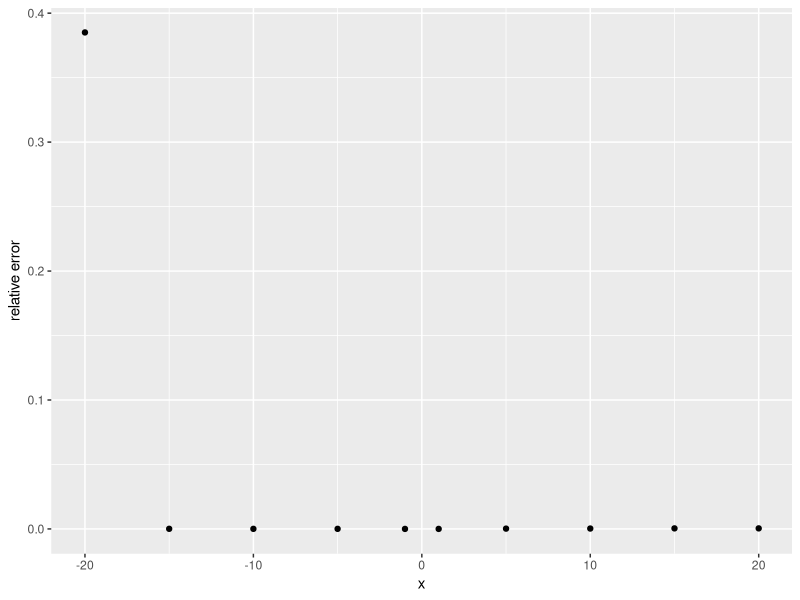
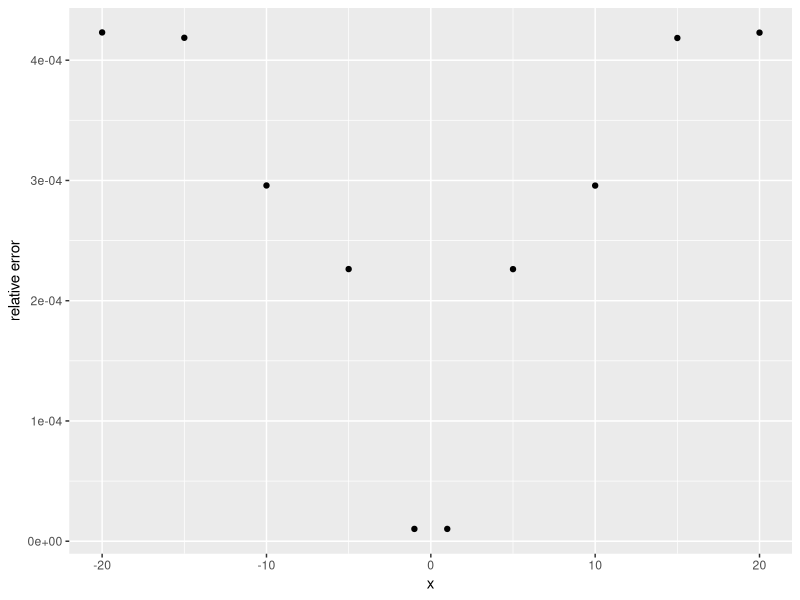
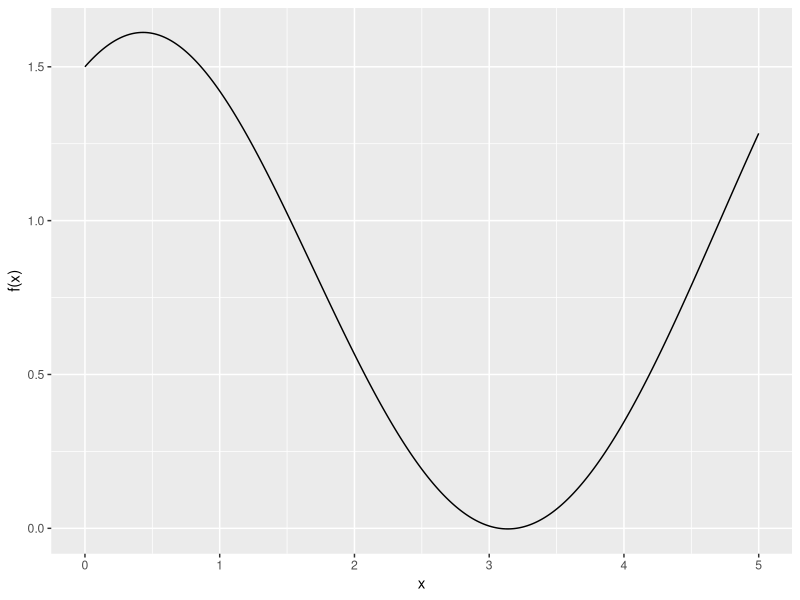
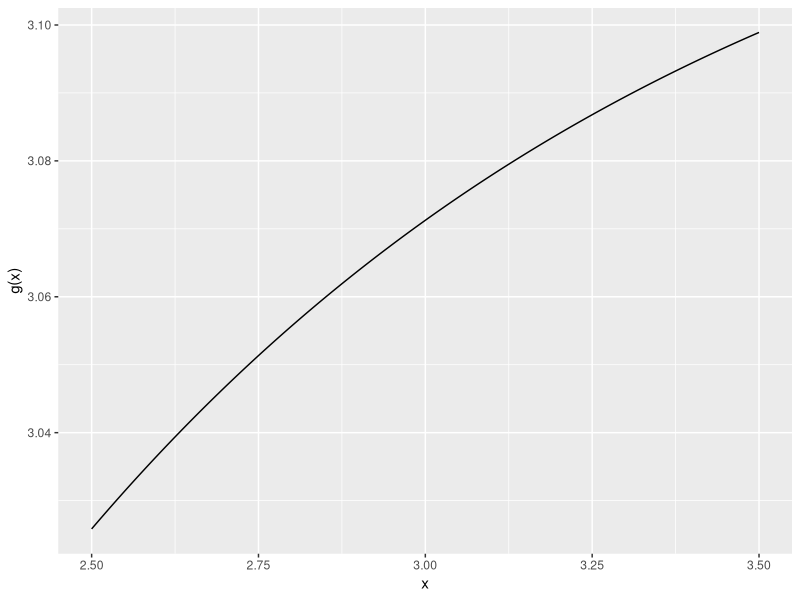
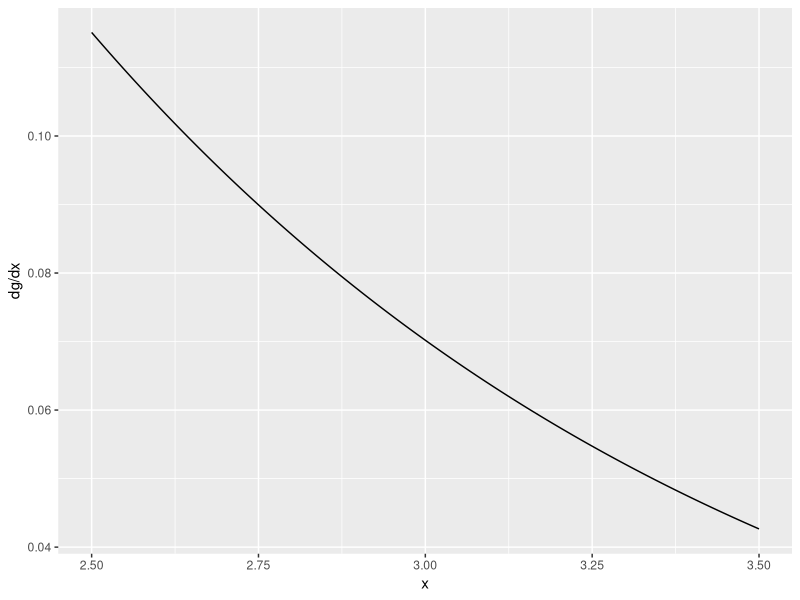
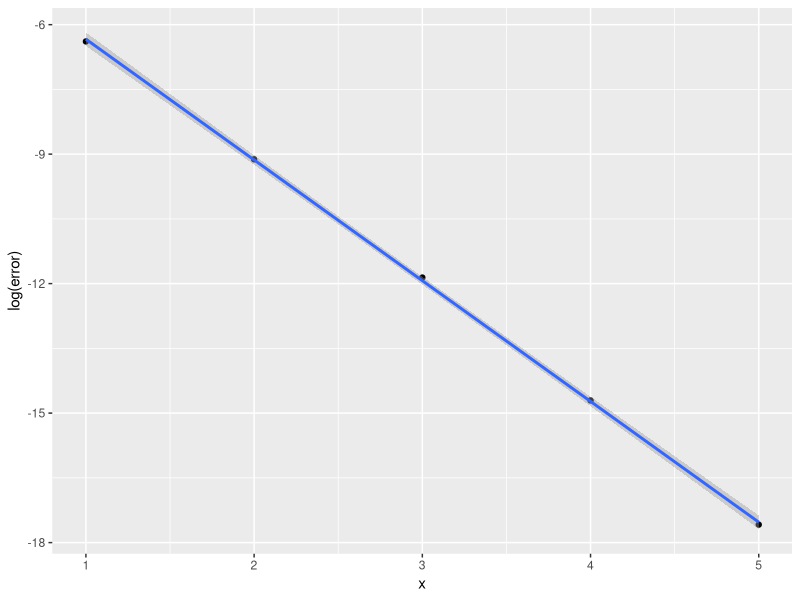
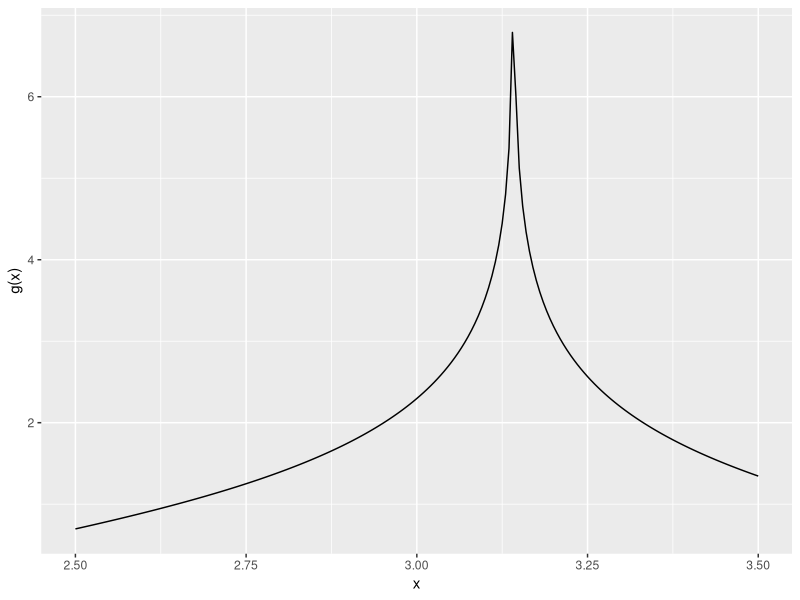
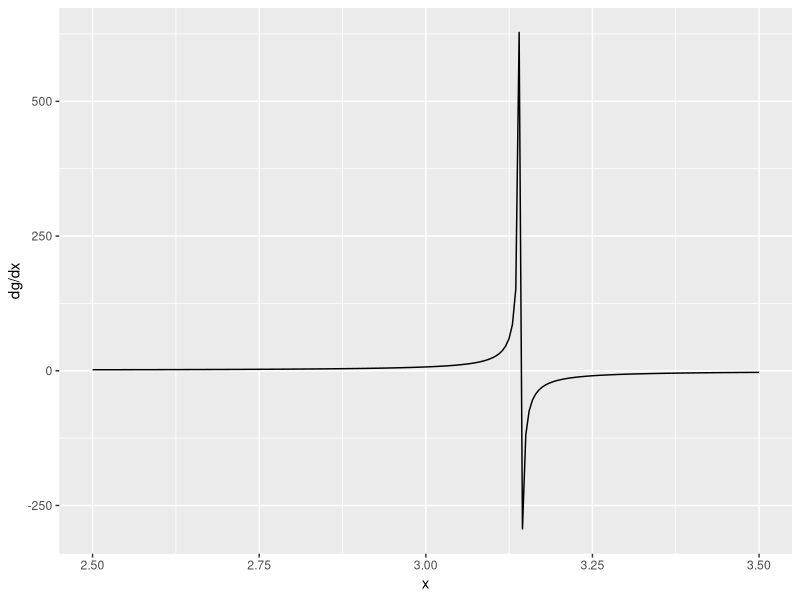

Recreate these plots in R, in order.
## ---- chunk 1
library(ggplot2)

set.seed(10)
## ---- chunk 2
awfulExp <- function(x, threshold=.0005) {
  val <- rep(0, length(x))

  for (i in 1:length(val)) {
    counter <- 0
    error <- 1
    while(error >= threshold) {
      tmp <- x[i]^counter / factorial(counter)
      counter <- counter + 1
      val[i] <- val[i] + tmp
      error <- abs(tmp / val[i])
    }
  }
  return(val)
}
## ---- chunk 3
awfulExp(1)
awfulExp(-1)

awfulExp(5)
awfulExp(-5)

awfulExp(10)
awfulExp(-10)

awfulExp(15)
awfulExp(-15)

awfulExp(20)
awfulExp(-20)
## ---- chunk 4
x <- c(1, -1, 5, -5, 10, -10, 15, -15, 20, -20)
qplot(x, abs(exp(x) - awfulExp(x))/ abs(exp(x)), xlab="x", ylab="relative error")
## ---- chunk 5
betterExp <- function(x, threshold=.0005) {
  val <- rep(0, length(x))

  sgn <- -1*(x<0) + 1*(x>0)
  x <- abs(x)

  for (i in 1:length(val)) {
    counter <- 0
    error <- 1
    while(abs(error) >= threshold) {
      tmp <- x[i]^counter / factorial(counter)
      counter <- counter + 1
      val[i] <- val[i] + tmp
      error <- abs(tmp / val[i])
    }
  }
  return(val^sgn)
}
## ---- chunk 6
x <- c(1, -1, 5, -5, 10, -10, 15, -15, 20, -20)
qplot(x, abs(exp(x) - betterExp(x))/ abs(exp(x)), xlab="x", ylab="relative error")
## ---- chunk 7
f <- function(x) {
  return(cos(x) + 1/(1+exp(-2*x)))
}
## ---- chunk 8
x <- seq(0, 5, .01)
qplot(x, f(x), geom="line")
## ---- chunk 9
(1/(2 + exp(-2*3)))^.5 * (2*exp(-3)/(1+exp(-2*3)))
## ---- chunk 10
g1 <- function(x) {
  return(acos(-1 / (1+exp(-2*x))))
}

g1prime <- function(x) {
  return((1/(2 + exp(-2*x)))^.5 * (2*exp(-x)/(1+exp(-2*x))))
}
## ---- chunk 11
x <- seq(2.5, 3.5, .001)
qplot(x, g1(x), geom="line", ylab="g(x)")
qplot(x, g1prime(x), geom="line", ylab="dg/dx")
## ---- chunk 12
findRootv1 <- function(x0=3, threshold=0.000005, xtrue=NA) {
  error <- 1
  val <- x0
  counter <- 0
  if (!is.na(xtrue)) {
    print("---True error---")
  }
  while(error >= threshold) {
    tmp <- acos(-1/(1+exp(-2*val)))
    # error <- abs(val - tmp)
    error <- abs( (val-tmp) / tmp )
    val <- tmp
    counter <- counter + 1
    if (!is.na(xtrue)) {
      print(paste("Step ", counter, ": ", abs(val - xtrue) / xtrue, sep=""))
    }
  }
  return(list(root=val, steps=counter))
}
## ---- chunk 13
res1 <- findRootv1(3, xtrue=3.076421)
res1$root
res1$steps
## ---- chunk 14
error <- c(0.00167899317266081, 0.000109460173963121, 7.07247533905157e-06,
           4.10335514846105e-07, 2.30827809323527e-08)
x <- seq(1, length(error))
d <- data.frame(error=error, step=x)
ggplot(d, aes(x, log(error)), log="y") +
  geom_point() + geom_smooth(method='lm', formula=y~x)
## ---- chunk 15
-.5*(tan(3)/cos(3) / (1/cos(3) + 1))
## ---- chunk 16
g2 <- function(x) {
  return(.5 * log( -1 / (1 + 1/cos(x))))
}

g2prime <- function(x) {
  return(-.5*(tan(x)/cos(x) / (1/cos(x) + 1)))
}
## ---- chunk 17
x <- seq(2.5, 3.5, .005)
qplot(x, g2(x), ylab="g(x)", geom="line")
qplot(x, g2prime(x), ylab="dg/dx", geom="line")
## ---- chunk 18
findRootv2 <- function(x0=3, threshold=0.000005, xtrue=NA) {
  error <- 1
  val <- x0
  counter <- 0
  if (!is.na(xtrue)) {
    print("---True error---")
  }
  while(error >= threshold) {
    tmp <- .5 * log( -1 / (1 + 1/cos(val)) )
    error <- abs( (val-tmp) / tmp )
    val <- tmp
    counter <- counter + 1
    if (!is.na(xtrue)) {
      print(paste("Step ", counter, ": ", abs(val - xtrue) / xtrue, sep=""))
    }
  }
  return(list(root=val, steps=counter))
}
## ---- chunk 19
# res2 <- findRootv2(3)
# res2$root
# res2$steps
## ---- chunk 20
f <- function(x) {
  return(cos(x) + 1/(1+exp(-2*x)))
}

fprime <- function(x) {
  return(-sin(x) + 2*exp(-2*x)/(1+exp(-2*x))^2)
}

fprimeprime <- function(x) {
  return(-cos(x) - 4*exp(-2*x)*(1-exp(-2*x))/(1+exp(-2*x))^3)
}
## ---- chunk 21
x <- seq(2.5, 3.5, .005)
qplot(x, f(x), ylab="f(x)", geom="line")
qplot(x, fprime(x), ylab="df/dx", geom="line")
## ---- chunk 22
findRootNewton <- function(x0=3, threshold=.000005, xtrue=NA) {
  error <- 1
  val <- x0
  counter <- 0
  if (!is.na(xtrue)) {
    print("---True error---")
  }
  while(error >= threshold) {
    tmp <- f(val) / fprime(val)
    val <- val - tmp
    error <- abs(tmp/val)
    counter <- counter + 1
    if (!is.na(xtrue)) {
      print(paste("Step ", counter, ": ", abs(val - xtrue) / xtrue, sep=""))
    }
  }
  return(list(root=val, steps=counter))
}
## ---- chunk 23
res3 <- findRootNewton(3, xtrue=3.076421)
res3$root
res3$steps
## ---- chunk 24
error <- c(0.00685651924068932, 0.00087418595598904, 1.82483540740937e-05,
           4.48766664017057e-08, 5.32413324243922e-08)
x <- seq(1, length(error))
d <- data.frame(error=error, step=x)
ggplot(d, aes(x, log(error)), log="y") +
  geom_point() + geom_smooth(method='lm', formula=y~x)
## ---- chunk 25
-fprimeprime(3)/fprime(3)/2
error[2:length(error)] / (error[1:(length(error)-1)])^2
error[2:length(error)] / (error[1:(length(error)-1)])
## ---- chunk 26
# likelihood of binomial distribution
L <- function(t, ns, nc) {
  val <- (3-3*exp(-4/3*t))^ns * (1+3*exp(-4/3*t))^nc
  return(val)
}

# 1st derivative f(t) of the likelihood
f <- function(t, ns, nc) {
  val <- L(t, ns-1, nc-1) * (4*(ns-3*nc)*exp(-4/3*t) + 12*(nc+ns)*(exp(-8/3*t)))
  return(val)
}

# 2nd derivative of likelihood f'(t)
fprime <- function(t, ns, nc) {
  val <- L(t, ns-1, nc-1) * (-16/3*(ns-3*nc)*exp(-4/3*t) + -96/3*(nc+ns)*(exp(-8/3*t)))
  val <- val + f(t, ns-1, nc-1) * (4*(ns-3*nc)*exp(-4/3*t) + 12*(nc+ns)*(exp(-8/3*t)))
  return(val)
}

# Modified Newton-Raphson root finder that will pass the ns, nc parameters to
# the likelihood functions.
findRootNewton <- function(x0=10, ns=5, nc=25, threshold=.005) {
  error <- 1
  val <- x0
  counter <- 0
  while(error >= threshold) {
    tmp <- f(val, ns, nc) / fprime(val, ns, nc)
    val <- val - tmp
    error <- abs(tmp/val)
    counter <- counter + 1
  }
  return(list(root=val, steps=counter))
}
## ---- chunk 27
ns <- 5
nc <- 25
t <- seq(0,1,.005)
qplot(t, L(t, ns, nc), geom="line")
qplot(t, f(t, ns, nc), geom="line")
qplot(t, fprime(t, ns, nc), geom="line")
## ---- chunk 28
x0 <- .2
res <- findRootNewton(x0, ns, nc, threshold=0.000005)
print(paste(res$root))
res$steps
## ---- chunk 29
gramschmidtQR <- function(A) {
  m <- dim(A)[1]
  n <- dim(A)[2]
  Q <- matrix(0, nrow=m, ncol=n)
  R <- matrix(0, nrow=n, ncol=n)
  for (j in 1:n) {
    v <- A[,j]
    for (i in 1:j) {
      R[i,j] <- Q[,i] %*% A[,j]
      v <- v - R[i,j] * Q[,i]
    }
    R[j,j] <- norm(v, type="2")
    Q[,j] <- v / R[j,j]
  }
  return(list(Q=Q, R=R))
}
## ---- chunk 30
m <- 10
n <- 8

A <- matrix(rnorm(m*n), nrow=m, ncol=n)
res <- gramschmidtQR(A)

res$Q
res$R

# Check that the Q and R are correct.
all.equal(A, res$Q %*% res$R)
## ---- chunk 31
isOrthonormal <- function(Q) {
  if (all.equal(diag(dim(A)[2]), t(res$Q) %*% res$Q)) {
    return(TRUE)
  } else {
    return(FALSE)
  }
}
## ---- chunk 32
isOrthonormal(res$Q)
